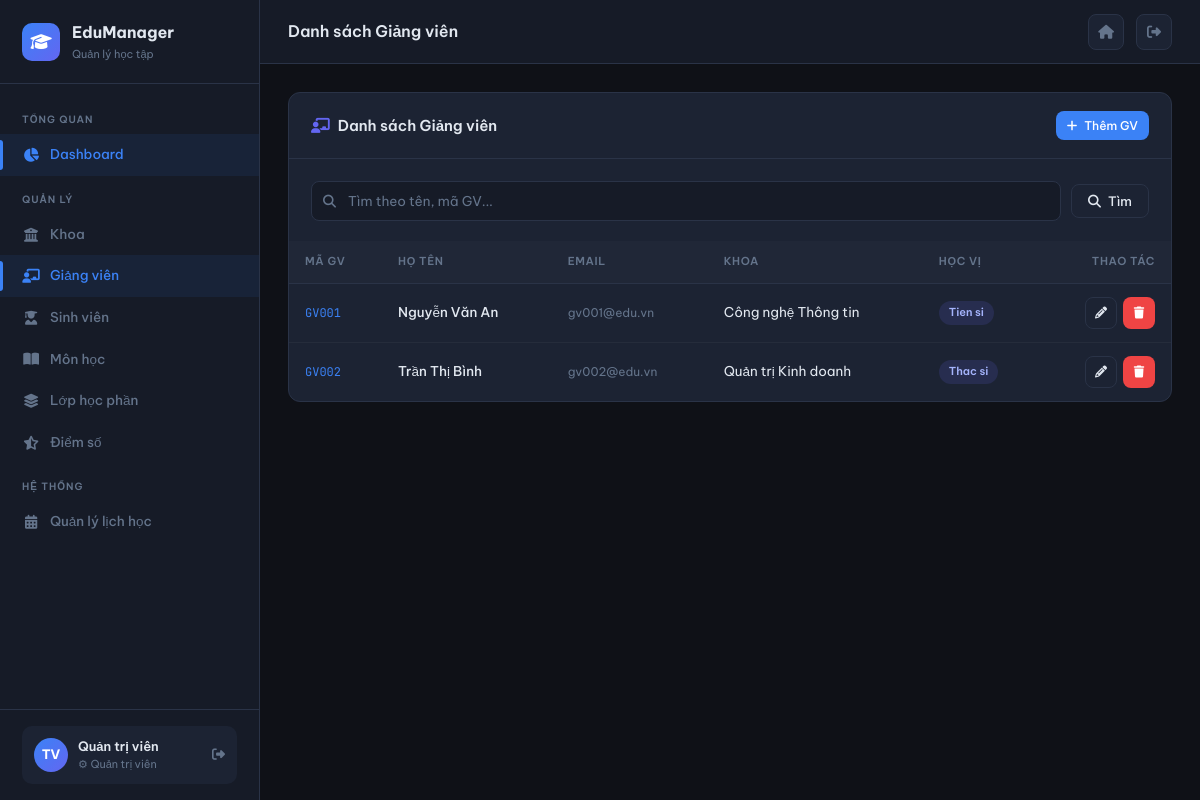
/giang-vien (signed in), run on the app's committed database.
### tables this page shows
CREATE TABLE giang_vien (
    ma_gv       VARCHAR(10)  PRIMARY KEY,
    user_id     INT          UNIQUE,
    ho_ten      VARCHAR(100) NOT NULL,
    email       VARCHAR(100) UNIQUE NOT NULL,
    ma_khoa     VARCHAR(10),
    hoc_vi      ENUM('Cu nhan','Thac si','Tien si','Pho giao su','Giao su') DEFAULT 'Thac si',
    dien_thoai  VARCHAR(15),
    created_at  TIMESTAMP    DEFAULT CURRENT_TIMESTAMP,
    FOREIGN KEY (ma_khoa)  REFERENCES khoa(ma_khoa) ON DELETE SET NULL,
    FOREIGN KEY (user_id)  REFERENCES users(id) ON DELETE SET NULL
);

CREATE TABLE khoa (
    ma_khoa     VARCHAR(10)  PRIMARY KEY,
    ten_khoa    VARCHAR(100) NOT NULL,
    mo_ta       TEXT,
    truong_khoa VARCHAR(10),
    created_at  TIMESTAMP    DEFAULT CURRENT_TIMESTAMP,
    updated_at  TIMESTAMP    DEFAULT CURRENT_TIMESTAMP ON UPDATE CURRENT_TIMESTAMP
);

### core/Controller.php (called while the page is built, shortened)
<?php
abstract class Controller {
    protected function render(string $view, array $data = []): void {
        extract($data);
        $viewFile = BASE_PATH . "/views/{$view}.php";
        require $viewFile;
    }
    protected function view(string $view, array $data = [], string $layout = 'layout/main'): void {
        $data['content_view'] = $view;
        $this->render($layout, $data);
    }
    protected function get(string $key, mixed $default = ''): mixed {
        return isset($_GET[$key]) ? $this->sanitize($_GET[$key]) : $default;
    }
}

### controllers/GiangVienController.php (called while the page is built, shortened)
<?php
require_once BASE_PATH . '/models/GiangVienModel.php';
class GiangVienController extends Controller {
    private GiangVienModel $model;
    public function __construct() {
        $this->model     = new GiangVienModel();
    }
    public function index(): void {
        $page   = max(1, (int)$this->get('page', 1));
        $search = $this->get('search');
        $result = $this->model->filter($search, $page);
        $this->view('giang_vien/index', [
            'title' => 'Quản lý Giảng viên', 'pageTitle' => 'Danh sách Giảng viên',
            'result' => $result, 'search' => $search,
        ]);
    }
}

### index.php (called while the page is built, shortened)
<?php
require_once __DIR__ . '/core/Database.php';
require_once __DIR__ . '/core/Model.php';
require_once __DIR__ . '/core/Controller.php';
require_once __DIR__ . '/core/Router.php';
$router = new Router();
$router->get('/auth/login',  'AuthController', 'loginForm');
$router->post('/auth/login', 'AuthController', 'login');
$router->get('/auth/logout', 'AuthController', 'logout');
$router->get('/',          'DashboardController', 'index');
$router->get('/dashboard', 'DashboardController', 'index');
$router->get('/khoa',             'KhoaController', 'index');
$router->get('/khoa/create',      'KhoaController', 'create');
$router->post('/khoa/store',      'KhoaController', 'store');
$router->get('/khoa/edit/:id',    'KhoaController', 'edit');
$router->post('/khoa/update/:id', 'KhoaController', 'update');
$router->get('/khoa/delete/:id',  'KhoaController', 'delete');
$router->get('/sinh-vien',                'SinhVienController', 'index');
$router->get('/sinh-vien/create',         'SinhVienController', 'create');
$router->post('/sinh-vien/store',         'SinhVienController', 'store');
$router->get('/sinh-vien/edit/:id',       'SinhVienController', 'edit');
$router->post('/sinh-vien/update/:id',    'SinhVienController', 'update');
$router->get('/sinh-vien/delete/:id',     'SinhVienController', 'delete');
$router->get('/sinh-vien/show/:id',       'SinhVienController', 'show');
$router->get('/giang-vien',               'GiangVienController', 'index');
$router->get('/giang-vien/create',        'GiangVienController', 'create');
$router->post('/giang-vien/store',        'GiangVienController', 'store');
$router->get('/giang-vien/edit/:id',      'GiangVienController', 'edit');
$router->post('/giang-vien/update/:id',   'GiangVienController', 'update');
$router->get('/giang-vien/delete/:id',    'GiangVienController', 'delete');
$router->get('/mon-hoc',                  'MonHocController', 'index');
$router->get('/mon-hoc/create',           'MonHocController', 'create');
$router->post('/mon-hoc/store',           'MonHocController', 'store');
$router->get('/mon-hoc/edit/:id',         'MonHocController', 'edit');
$router->post('/mon-hoc/update/:id',      'MonHocController', 'update');
$router->get('/mon-hoc/delete/:id',       'MonHocController', 'delete');
$router->get('/lop-hoc-phan',             'LopHocPhanController', 'index');
$router->get('/lop-hoc-phan/create',      'LopHocPhanController', 'create');
$router->post('/lop-hoc-phan/store',      'LopHocPhanController', 'store');
$router->get('/lop-hoc-phan/edit/:id',    'LopHocPhanController', 'edit');
$router->post('/lop-hoc-phan/update/:id', 'LopHocPhanController', 'update');
$router->get('/lop-hoc-phan/delete/:id',  'LopHocPhanController', 'delete');
$router->get('/lop-hoc-phan/sinh-vien/:maLop',       'LopHocPhanController', 'students');
$router->post('/lop-hoc-phan/sinh-vien/add/:maLop',  'LopHocPhanController', 'addStudent');
$router->get('/lop-hoc-phan/sinh-vien/remove/:id',   'LopHocPhanController', 'removeStudent');
$router->get('/diem-so',                  'DiemSoController', 'index');
$router->get('/diem-so/lop/:maLop',       'DiemSoController', 'byLop');
$router->post('/diem-so/nhap/:maLop',     'DiemSoController', 'nhap');
$router->get('/dang-ky',                  'DangKyController', 'index');
$router->get('/dang-ky/moi',              'DangKyController', 'create');
$router->post('/dang-ky/store',           'DangKyController', 'store');
$router->get('/dang-ky/huy/:id',          'DangKyController', 'delete');
$router->get('/thoi-khoa-bieu', 'ThoiKhoaBieuController', 'index');
$router->dispatch();

### core/Database.php (called while the page is built, shortened)
<?php
class Database {
    private static ?Database $instance = null;
    private PDO $pdo;
    private function __construct() {
        $dsn = sprintf(
            'mysql:host=%s;dbname=%s;charset=%s',
            DB_HOST, DB_NAME, DB_CHARSET
        );
        $options = [
            PDO::ATTR_ERRMODE            => PDO::ERRMODE_EXCEPTION,
            PDO::ATTR_DEFAULT_FETCH_MODE => PDO::FETCH_ASSOC,
            PDO::ATTR_EMULATE_PREPARES   => false,
            PDO::MYSQL_ATTR_INIT_COMMAND => "SET NAMES utf8mb4",
        ];
        try {
            $this->pdo = new PDO($dsn, DB_USER, DB_PASSWORD, $options);
        } catch (PDOException $e) {
            die(json_encode(['error' => 'Kết nối database thất bại: ' . $e->getMessage()]));
        }
    }
    public static function getInstance(): Database {
        if (self::$instance === null) {
            self::$instance = new self();
        }
        return self::$instance;
    }
    public function fetchAll(string $sql, array $params = []): array {
        $stmt = $this->pdo->prepare($sql);
        $stmt->execute($params);
        return $stmt->fetchAll();
    }
    public function fetchOne(string $sql, array $params = []): ?array {
        $stmt = $this->pdo->prepare($sql);
        $stmt->execute($params);
        $row = $stmt->fetch();
        return $row ?: null;
    }
}

### core/Model.php (called while the page is built, shortened)
<?php
abstract class Model {
    public function __construct() {
        $this->db = Database::getInstance();
    }
}

### models/GiangVienModel.php (called while the page is built, shortened)
<?php
class GiangVienModel extends Model {
    public function filter(?string $search, int $page): array {
        $where  = '1=1';
        $params = [];
        $total  = $this->db->fetchOne(
            "SELECT COUNT(*) as c FROM giang_vien gv WHERE {$where}", $params)['c'] ?? 0;
        $offset = ($page - 1) * PER_PAGE;
        $data   = $this->db->fetchAll("
            SELECT gv.*, k.ten_khoa FROM giang_vien gv
            LEFT JOIN khoa k ON k.ma_khoa = gv.ma_khoa
            WHERE {$where} ORDER BY gv.ho_ten ASC
            LIMIT " . PER_PAGE . " OFFSET {$offset}", $params);
        return ['data' => $data, 'total' => (int)$total, 'per_page' => PER_PAGE,
                'current_page' => $page, 'last_page' => (int)ceil($total / PER_PAGE)];
    }
}

### views/giang_vien/index.php (the view, shortened to what this page needs)
<div class="card">
  <div class="card-header">
    <span class="card-title"><i class="fas fa-chalkboard-user" style="color:var(--clr-accent2)"></i> Danh sách Giảng viên</span>
    <?php if (($_SESSION['user']['role'] ?? '') === 'admin'): ?>
    <a href="<?= BASE_URL ?>/giang-vien/create" class="btn btn-primary btn-sm"><i class="fas fa-plus"></i> Thêm GV</a>
    <?php endif; ?>
  </div>
  <div class="card-body" style="padding-bottom:0">
    <form method="GET" class="search-bar">
      <div class="search-input-wrap">
        <i class="fas fa-search"></i>
        <input type="text" name="search" placeholder="Tìm theo tên, mã GV..." value="<?= htmlspecialchars($search) ?>">
      </div>
      <button type="submit" class="btn btn-secondary"><i class="fas fa-search"></i> Tìm</button>
    </form>
  </div>
  <div class="table-wrapper">
    <table>
      <thead><tr><th>Mã GV</th><th>Họ tên</th><th>Email</th><th>Khoa</th><th>Học vị</th><th style="text-align:right">Thao tác</th></tr></thead>
      <tbody>
        <?php foreach ($result['data'] as $gv): ?>
        <tr>
          <td><span class="mono"><?= htmlspecialchars($gv['ma_gv']) ?></span></td>
          <td style="font-weight:500"><?= htmlspecialchars($gv['ho_ten']) ?></td>
          <td style="color:var(--clr-muted);font-size:12px"><?= htmlspecialchars($gv['email']) ?></td>
          <td><?= htmlspecialchars($gv['ten_khoa'] ?? '—') ?></td>
          <td><span class="badge badge-purple"><?= htmlspecialchars($gv['hoc_vi']) ?></span></td>
          <td>
            <div style="display:flex;gap:6px;justify-content:flex-end">
              <?php if (($_SESSION['user']['role'] ?? '') === 'admin'): ?>
              <a href="<?= BASE_URL ?>/giang-vien/edit/<?= urlencode($gv['ma_gv']) ?>" class="btn btn-secondary btn-sm btn-icon"><i class="fas fa-pencil"></i></a>
              <a href="<?= BASE_URL ?>/giang-vien/delete/<?= urlencode($gv['ma_gv']) ?>" class="btn btn-danger btn-sm btn-icon"
                 onclick="return confirm('Xóa giảng viên này?')"><i class="fas fa-trash"></i></a>
              <?php endif; ?>
            </div>
          </td>
        </tr>
        <?php endforeach; ?>
      </tbody>
    </table>
  </div>
</div>

### core/Router.php (shortened to what this page needs)
<?php
class Router {
    private array $routes = [];
    public function get(string $path, string $controller, string $method): void {
        $this->routes['GET'][$path] = [$controller, $method];
    }
    public function post(string $path, string $controller, string $method): void {
        $this->routes['POST'][$path] = [$controller, $method];
    }
    public function dispatch(): void {
        $method = $_SERVER['REQUEST_METHOD'];
        $uri    = parse_url($_SERVER['REQUEST_URI'], PHP_URL_PATH);
        $basePath = parse_url(BASE_URL, PHP_URL_PATH);
        if ($basePath && str_starts_with($uri, $basePath)) {
            $uri = substr($uri, strlen($basePath));
        }
        $uri = '/' . ltrim($uri, '/');
        foreach ($this->routes[$method] ?? [] as $route => $handler) {
            $pattern = preg_replace('/\/:([^\/]+)/', '/([^/]+)', $route);
            $pattern = '#^' . $pattern . '$#';
            if (preg_match($pattern, $uri, $matches)) {
                array_shift($matches);
                [$controllerName, $action] = $handler;
                $ctrl = new $controllerName();
                $ctrl->$action(...$matches);
                return;
            }
        }
    }
}

### views/layout/main.php (style rules this page uses)
:root { --sidebar-w: 260px; --header-h: 64px; --clr-bg: #0f1117; --clr-surface:#161b27; --clr-card: #1c2333; --clr-border:#2a3347; --clr-accent:#3b82f6; --clr-accent2:#6366f1; --clr-green: #22c55e; --clr-amber: #f59e0b; --clr-red: #ef4444; --clr-text: #e2e8f0; --clr-muted: #64748b; --clr-hover: #1e2740; --font: 'Be Vietnam Pro', sans-serif; --mono: 'JetBrains Mono', monospace; --radius: 10px; --shadow: 0 4px 24px rgba(0,0,0,.4); }
*, *::before, *::after { box-sizing: border-box; margin: 0; padding: 0; }
html { scroll-behavior: smooth; }
body { font-family: var(--font); background: var(--clr-bg); color: var(--clr-text); font-size: 14px; line-height: 1.6; display: flex; min-height: 100vh; }
.card { background: var(--clr-card); border: 1px solid var(--clr-border); border-radius: 12px; overflow: hidden; }
.card-header { padding: 18px 22px; border-bottom: 1px solid var(--clr-border); display: flex; align-items: center; justify-content: space-between; }
.card-title { font-size: 15px; font-weight: 600; color: var(--clr-text); display: flex; align-items: center; gap: 8px; }
.card-body { padding: 22px; }
.table-wrapper { overflow-x: auto; }
table { width: 100%; border-collapse: collapse; font-size: 13.5px; }
thead th { background: rgba(255,255,255,.02); padding: 12px 16px; text-align: left; font-size: 11px; font-weight: 600; color: var(--clr-muted); text-transform: uppercase; letter-spacing: .06em; border-bottom: 1px solid var(--clr-border); white-space: nowrap; }
tbody td { padding: 13px 16px; border-bottom: 1px solid rgba(255,255,255,.04); color: var(--clr-text); vertical-align: middle; }
tbody tr:last-child td { border-bottom: none; }
.mono { font-family: var(--mono); font-size: 12px; color: var(--clr-accent); }
.badge { display: inline-flex; align-items: center; gap: 4px; padding: 3px 10px; border-radius: 20px; font-size: 11px; font-weight: 600; }
.badge-purple { background: rgba(99,102,241,.15); color: #a5b4fc; }
.btn { display: inline-flex; align-items: center; gap: 7px; padding: 8px 16px; border-radius: 8px; border: none; font-size: 13px; font-weight: 500; cursor: pointer; text-decoration: none; transition: all .2s; font-family: var(--font); }
.btn-primary { background: var(--clr-accent); color: #fff; }
.btn-danger { background: var(--clr-red); color: #fff; }
.btn-secondary { background: var(--clr-card); color: var(--clr-text); border: 1px solid var(--clr-border); }
.btn-sm { padding: 5px 11px; font-size: 12px; }
.btn-icon { width: 32px; height: 32px; padding: 0; justify-content: center; }
input, select, textarea { background: var(--clr-surface); border: 1px solid var(--clr-border); border-radius: 8px; padding: 10px 14px; color: var(--clr-text); font-size: 13.5px; font-family: var(--font); transition: border-color .2s, box-shadow .2s; width: 100%; }
input::placeholder { color: var(--clr-muted); }
.search-bar { display: flex; gap: 10px; align-items: center; margin-bottom: 20px; flex-wrap: wrap; }
.search-input-wrap { position: relative; flex: 1; min-width: 220px; }
.search-input-wrap i { position: absolute; left: 12px; top: 50%; transform: translateY(-50%); color: var(--clr-muted); font-size: 13px; }
.search-input-wrap input { padding-left: 36px; }

### data on the page
giang_vien: ma_gv "GV001", ho_ten "Nguyễn Văn An", email "gv001@edu.vn", ma_khoa.ten_khoa "Công nghệ Thông tin", hoc_vi "Tien si"
giang_vien: ma_gv "GV002", ho_ten "Trần Thị Bình", email "gv002@edu.vn", ma_khoa.ten_khoa "Quản trị Kinh doanh", hoc_vi "Thac si"
